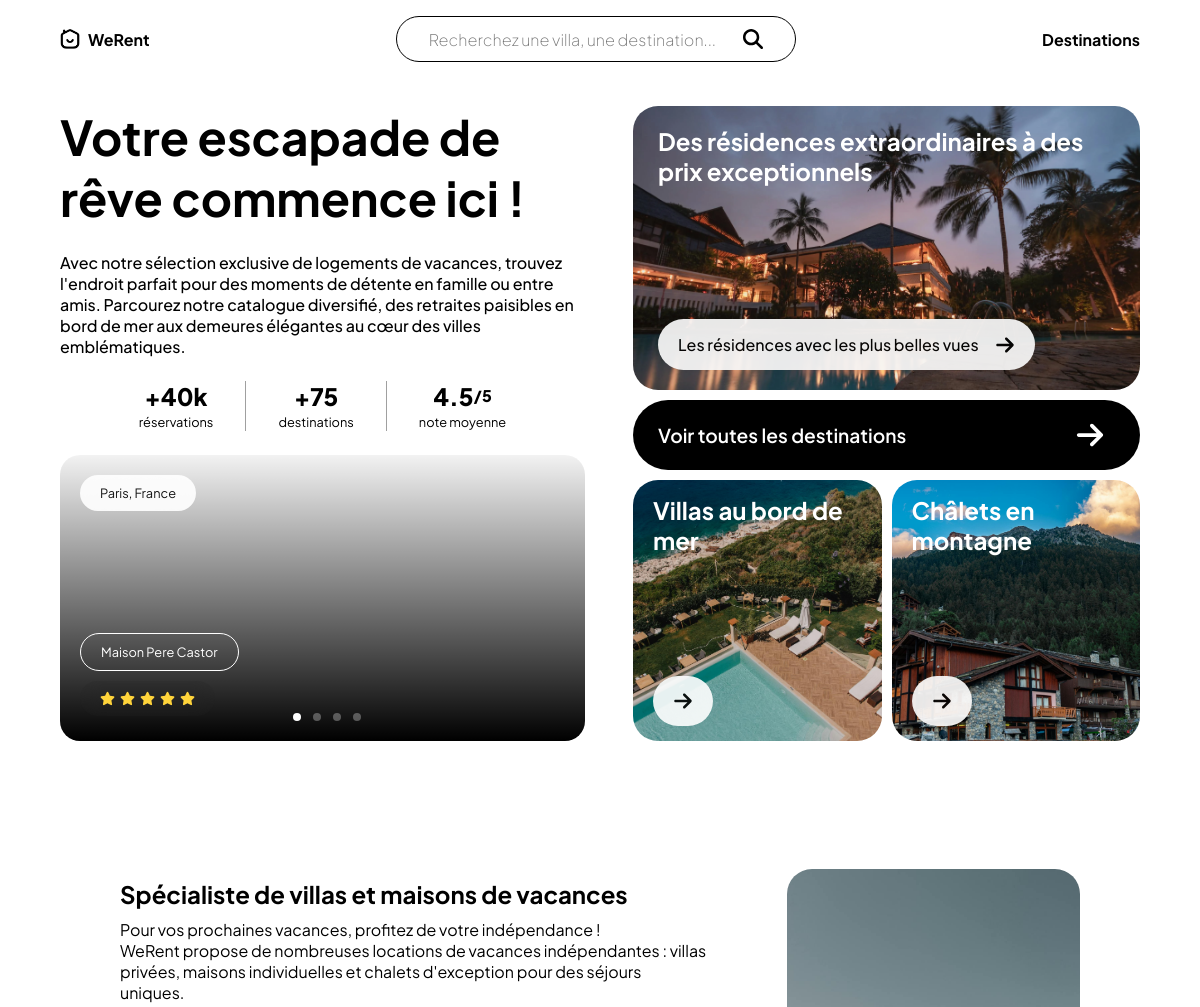
The app's page / (upper part), older data.
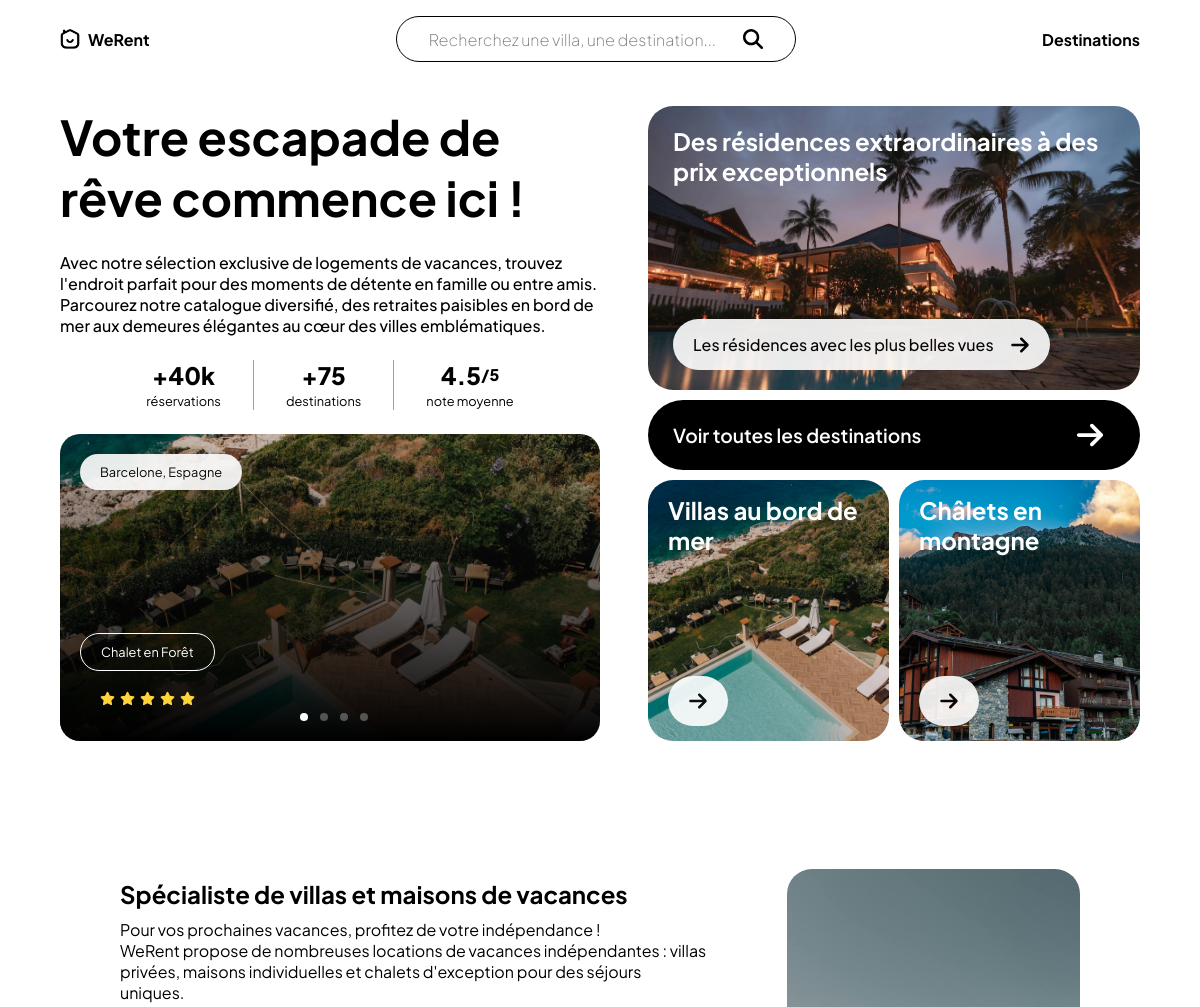
The same page, newer data.
### tables this page shows
CREATE TABLE IF NOT EXISTS `logements` (
  `logementID` int NOT NULL AUTO_INCREMENT,
  `nom_logement` varchar(255) NOT NULL,
  `type` varchar(50) NOT NULL,
  `description` text NOT NULL,
  `image` text NOT NULL,
  `prix_par_nuit` decimal(10,0) NOT NULL,
  `capacite` int NOT NULL,
  `wifi` tinyint(1) NOT NULL,
  `vue` tinyint(1) NOT NULL,
  `montagne` tinyint(1) NOT NULL,
  `lacs` tinyint(1) NOT NULL,
  `mer` tinyint(1) NOT NULL,
  `animaux` tinyint(1) NOT NULL,
  `baignoire` tinyint(1) NOT NULL,
  `cuisine` tinyint(1) NOT NULL,
  `coord` varchar(255) NOT NULL,
  `destinationextID` int NOT NULL,
  PRIMARY KEY (`logementID`)
);

CREATE TABLE IF NOT EXISTS `destinations` (
  `destinationID` int NOT NULL AUTO_INCREMENT,
  `nom_destination` varchar(255) NOT NULL,
  `pays` varchar(255) NOT NULL,
  `continent` enum('Amérique du Sud','Amérique du Nord','Europe','Asie','Afrique','Océanie') NOT NULL,
  PRIMARY KEY (`destinationID`)
);

### index.php (the view, shortened to what the changed rows need)
<?php
include ('includes/connexion.php');
$sql = "SELECT * FROM logements INNER JOIN destinations ON logements.destinationextID = destinations.destinationID ORDER BY logements.logementID DESC LIMIT 4";
$result = $db->query($sql);
$last = $result->fetchall(PDO::FETCH_ASSOC);
?>
<!DOCTYPE html>
<html lang="fr">
<head>
    <link rel="stylesheet" href="css/style.css">
</head>
<body>
    <header id="homeheader" class="homeheader">
        <div class="leftheader">
            <h1>Votre escapade de rêve commence ici !</h1>
            <div id="slider-wrapper-review">
                <div class="overflow-wrapper">
                    <?php
                    $index = 0;
                    foreach ($last as $row) {
                        $images = explode('+', $row['image']);
                        $image_url = $images[0];
                        $index++;
                        ?>
                        <a href="location.php?id=<?php echo $row['logementID']; ?>" class="slide" id="slide<?php echo $index; ?>-review" style="background: linear-gradient(to bottom, transparent, #000000), url('img/<?php echo $image_url; ?>'); background-position: center">
                            <div class="city">
                                <h6>
                                    <?php echo "{$row['nom_destination']}, {$row['pays']}"; ?>
                                </h6>
                            </div>
                            <div class="word">
                                <h6>
                                    <?php echo $row['nom_logement']; ?>
                                </h6>
                            </div>
                            <div class="review">
                                <img src="img/star.svg" alt="star">
                                <img src="img/star.svg" alt="star">
                                <img src="img/star.svg" alt="star">
                                <img src="img/star.svg" alt="star">
                                <img src="img/star.svg" alt="star">
                            </div>
                        </a>
                        <?php
                    }
                    ?>
                </div>
            </div>
        </div>
    </header>
</body>
</html>

Row changes from the older to the newer data that the page shows:
no longer on this page (row edited): logements: destinations.nom_destination "Paris", destinations.pays "France", nom_logement "Maison Pere Castor"
added logements: destinations.nom_destination "Barcelone", destinations.pays "Espagne", nom_logement "Chalet en Forêt"
